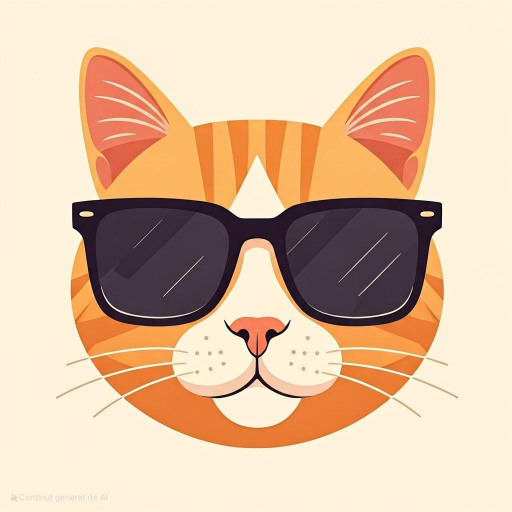
#> input picture imagine.jpg, 1024 x 1024 px, found by its file name (shown at 1/2 size)
$ python filtru.py
#> lines starting #> are read from the running program, lines starting #| are printed output that depends on the picture
import cv2

imagine_primita = cv2.imread(r"D:\\PCLP2\\RGB - ASCII\\imagine.jpg", 0) #imagine gray
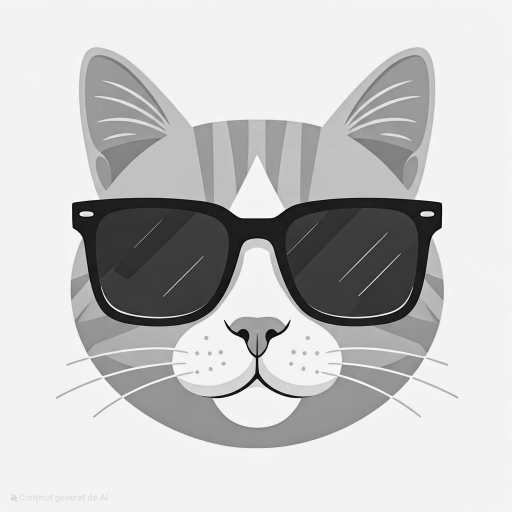
#> imagine_primita: shape (1024, 1024) (shown at 1/2 size); min 0, max 255, mean 198.1

#lista de caractere ASCII de la luminos la întunecat
caractere = [' ', '.', ',', ':', '-', '=', '+', '*', '#', '^', '@'] #de la ce mai inchisi la cei mai deschisi

latime = 120  #latime in caractere ASCII
inaltime = int(imagine_primita.shape[0] * (latime / imagine_primita.shape[1]) * 0.5)
#> inaltime = 60

imagine = cv2.resize(imagine_primita, (latime, inaltime), interpolation=cv2.INTER_AREA)
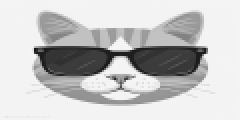
#> imagine: shape (60, 120) (shown 2 times larger); min 23, max 246, mean 198.1

sirASCII = ''
for i in range(imagine.shape[0]):      #parcurgerea imaginii
    for j in range(imagine.shape[1]):
        pixel = imagine[i, j]          #valoare pixel
        index = int(pixel) * len(caractere) // 256  #transformarea valorii intr-un indice in lista
        sirASCII += caractere[index]
    sirASCII += '\n'

#print(sirASCII)
with open(r"D:\\PCLP2\\RGB - ASCII\\imagineASCII.txt", "w") as f:
    f.write(sirASCII)
    print("ASCII salvat cu succes!")
